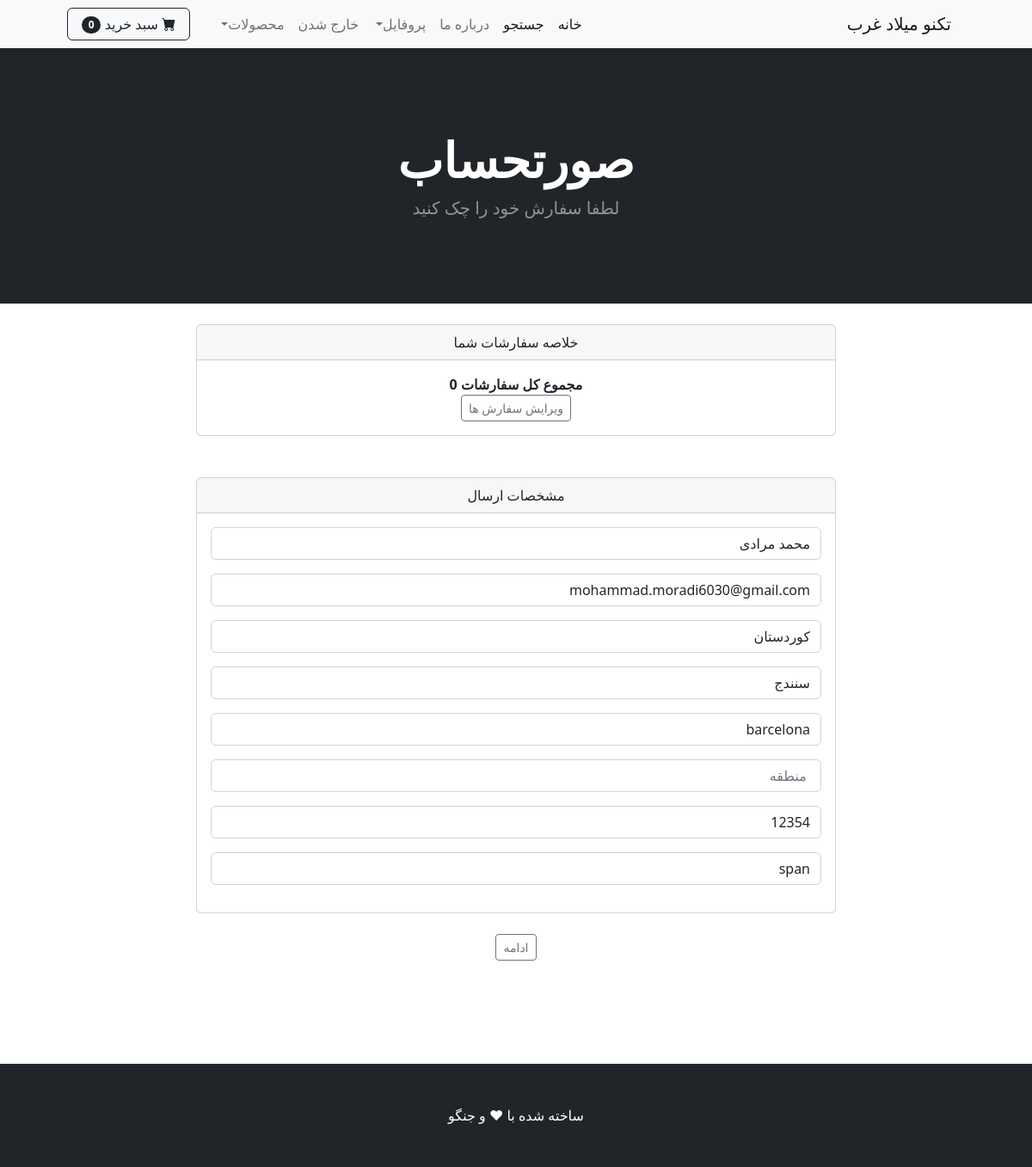
The page /payment/checkout/ (signed in) on the database its author committed.
### payment/models.py (models this page shows, shortened)
class ShippingAddress(models.Model):
    user = models.ForeignKey(User, on_delete=models.CASCADE, null=True, blank=True)
    shipping_full_name = models.CharField(max_length = 250)
    shipping_email = models.CharField(max_length=300)
    shipping_address1 = models.CharField(max_length=250, blank=True)
    shipping_address2 = models.CharField(max_length=250, blank=True, null=True)
    shipping_city = models.CharField(max_length=25, blank=True)
    shipping_stat = models.CharField(max_length=25, blank=True, null=True)       # stat : منطقه
    shipping_zipcode = models.CharField(max_length=25, blank=True, null=True)    # zipcode : کد پستی
    shipping_country = models.CharField(max_length=25, default= 'IRAN')          # countey : کشور
    class Meta:
        verbose_name = " آدرس"
        verbose_name_plural = " آدرس ارسال سفارش"
    class Meta:
        verbose_name = " آدرس"
        verbose_name_plural = " آدرس ارسال سفارش"

### payment/views.py (the view)
# urls.py: path('checkout/', views.checkout, name="checkout"),
def checkout(request):
    cart = Cart(request)
    cart_products = cart.get_prods()
    quantities = cart.get_quants()
    total = cart.get_total()
    if request.user.is_authenticated:
        shipping_user = ShippingAddress.objects.get(user__id = request.user.id)
        shipping_form = ShippingForm(request.POST or None, instance=shipping_user)
        return render(request,'payment/checkout.html', {'cart_products': cart_products, 'quantities':quantities, 'total':total, "shipping_form":shipping_form})
    else:
        shipping_form = ShippingForm(request.POST or None)
        return render(request,'payment/checkout.html', {'cart_products': cart_products, 'quantities':quantities, 'total':total, "shipping_form":shipping_form})

### cart/cart.py (called while the page is built, shortened)
    def __len__(self):
        return len(self.cart)

    def get_prods(self):
        product_ids = self.cart.keys()
        products = Product.objects.filter(id__in =product_ids)
        return products

    def get_quants(self):
        quantities = self.cart
        return quantities

    def get_total(self):                              # total =  (کل) مجموع کل
        product_ids = self.cart.keys()
        products = Product.objects.filter(id__in=product_ids)
        total = 0
        return total

### cart/context_processors.py (called while the page is built)
def cart(request):
    return {'cart':Cart(request)}

### payment/templates/payment/checkout.html (shortened to what this page needs)
{% extends "base.html" %}
{% load static %}
{% load humanize %}
{% block content %}
        <header class="bg-dark py-5">
            <div class="container px-4 px-lg-5 my-5">
                <div class="text-center text-white">
                    <h1 class="display-4 fw-bolder"> صورتحساب</h1>
                    <p class="lead fw-normal text-white-50 mb-0"> لطفا سفارش خود را چک کنید</p>
                </div>
            </div>
        </header>
        <br>
        <div class="container">
            <div class="row">
                <center>
                    <div class="col-8">
                        <div class="card">
                            <div class="card-header">
                              خلاصه سفارشات شما
                            </div>
                            <div class="card-body">
                                <strong>مجموع کل سفارشات {{ total | intcomma}}</strong><br>
                            <a href="{% url 'cart_summary' %}" class="btn btn-sm btn-outline-secondary"> ویرایش سفارش ها</a>
                            </div>
                          </div>
                          <br><br>
                          <div class="card">
                            <div class="card-header">
                              مشخصات ارسال
                            </div>
                            <div class="card-body">
                                <form action="{% url 'confirm_order' %}" method="POST">
                              {{ shipping_form.as_p }}
                            </div>
                          </div>
                    </div>
                    <br>
                    <button type="submit" class="btn btn-sm btn-outline-secondary">ادامه</button>
                </center>
            </div>
        </div>
        <br><br><br><br><br>
{% endblock %}

### rows shown on the page
ShippingAddress: shipping_full_name "محمد مرادی", shipping_email "mohammad.moradi6030@gmail.com", shipping_address1 "کوردستان", shipping_address2 "سنندج", shipping_city "barcelona", shipping_zipcode "12354", shipping_country "span"

### other values the page prints
{{ cart|length }} "0"
{{ total | intcomma }} "0"
